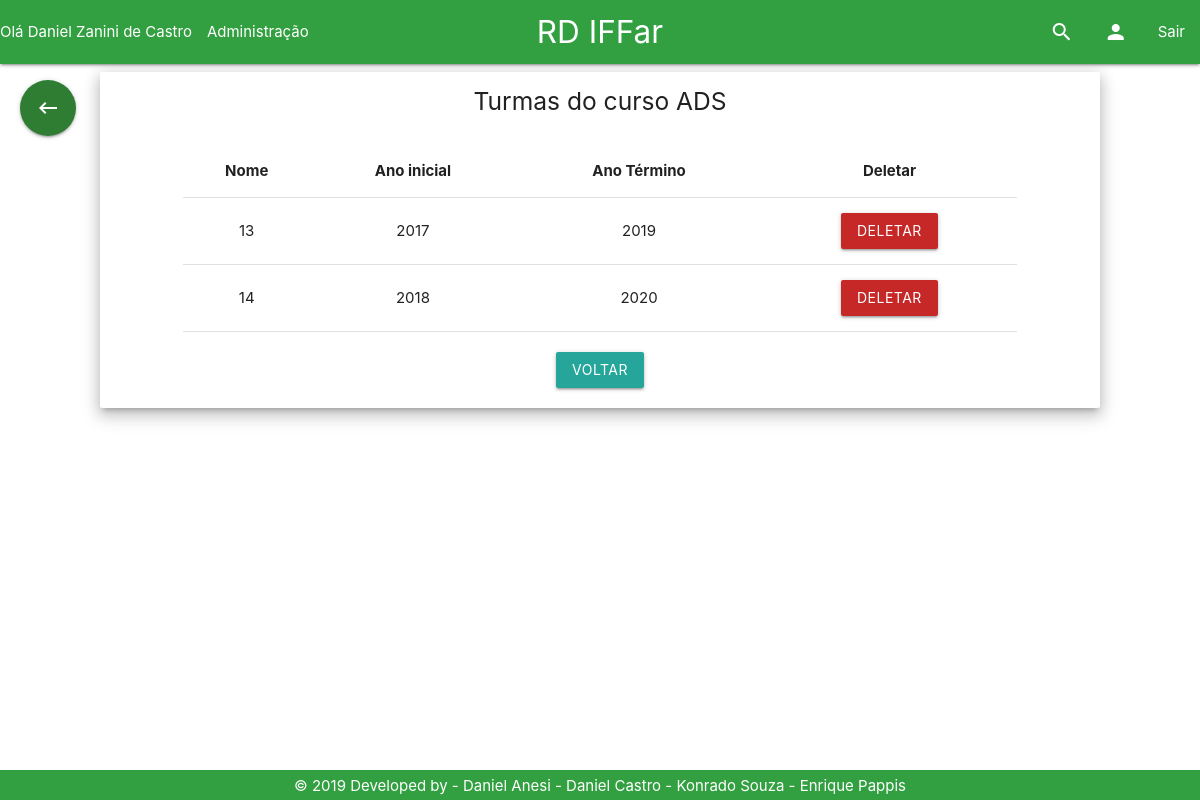
Screenshot of /Tela/listagemTurma.php?id_curso=1 (signed in) with the database file from the repository.
### tables this page shows
CREATE TABLE `curso` (
  `id_curso` int(11) NOT NULL,
  `nome` varchar(120) NOT NULL,
  `matricula_coordenador` int(11) NOT NULL
);

CREATE TABLE `turma` (
  `id_turma` int(11) NOT NULL,
  `id_curso` int(11) NOT NULL,
  `nome` varchar(20) NOT NULL,
  `ano_inicio` int(4) NOT NULL,
  `ano_fim` int(4) NOT NULL
);

### Controle/cursoPDO.php (called while the page is built, shortened)
<?php
if (realpath('./index.php')) {
    include_once './Controle/conexao.php';
    include_once './Modelo/Curso.php';
} else {
    if (realpath('../index.php')) {
        include_once '../Modelo/Curso.php';
    } else {
        if (realpath('../../index.php')) {
            include_once '../../Controle/conexao.php';
            include_once '../../Modelo/Curso.php';
        }
    }
}
class CursoPDO{
    public function selectCursoId_curso($id_curso){
        $con = new conexao();
        $pdo = $con->getConexao();
        $stmt = $pdo->prepare('select * from curso where id_curso = :id_curso;');
        $stmt->bindValue(':id_curso', $id_curso);
        $stmt->execute();
        if ($stmt->rowCount() > 0) {
            return $stmt;
        } else {
            return false;
        }
    }
            }

### Modelo/Curso.php (called while the page is built, shortened)
<?php
class curso{
private $nome;
public function __construct() {
    if (func_num_args() != 0) {
        $atributos = func_get_args()[0];
        }
    }
     public function getNome(){
         return $this->nome;
     }
}

### Controle/turmaPDO.php (called while the page is built, shortened)
<?php
if (realpath('./index.php')) {
    include_once './Controle/conexao.php';
    include_once './Modelo/Turma.php';
} else {
    if (realpath('../index.php')) {
        include_once '../Modelo/Turma.php';
    } else {
        if (realpath('../../index.php')) {
            include_once '../../Controle/conexao.php';
            include_once '../../Modelo/Turma.php';
        }
    }
}
class TurmaPDO{
    public function selectTurmaId_curso($id_curso){
        $con = new conexao();
        $pdo = $con->getConexao();
        $stmt = $pdo->prepare('select * from turma where id_curso = :id_curso;');
        $stmt->bindValue(':id_curso', $id_curso);
        $stmt->execute();
        if ($stmt->rowCount() > 0) {
            return $stmt;
        } else {
            return false;
        }
    }
            }

### Modelo/Turma.php (called while the page is built, shortened)
<?php
class turma{
private $id_turma;
private $nome;
private $ano_inicio;
private $ano_fim;
public function __construct() {
    if (func_num_args() != 0) {
        $atributos = func_get_args()[0];
        }
    }
    function getIdTurma() {
        return $this->id_turma;
    }
     function getNome() {
         return $this->nome;
     }
     public function getAno_inicio(){
         return $this->ano_inicio;
     }
     public function getAno_fim(){
         return $this->ano_fim;
     }
}

### Tela/listagemTurma.php (the view, shortened to what this page needs)
<!DOCTYPE html>
<?php
    include_once '../Base/header.php';
    include_once '../Controle/turmaPDO.php';
    include_once '../Controle/cursoPDO.php';
    include_once '../Modelo/Curso.php';
    include_once '../Modelo/Turma.php';
    $turmaPDO = new TurmaPDO();
    $cursoPDO = new CursoPDO();
    $stmtCurso = $cursoPDO->selectCursoId_curso($_GET['id_curso']);
    $curso = new curso($stmtCurso->fetch());
    $stmtTurma = $turmaPDO->selectTurmaId_curso($_GET['id_curso']);
?>
<html>
<head>
</head>
<body>
<main>
<div class="row">
    <div class="card z-depth-3 col s12 m12 l10 offset-l1">
        <div class="row">
            <h5 class="center">Turmas do curso <?php echo $curso->getNome() ?></h5>
        </div>
        <div class="row">
            <?php
                if ($stmtTurma) {
                    $turmas = $stmtTurma->fetchAll();?>
                    <table class="col s10 offset-s1 hide-on-small-only hide-on-med-only">
                        <thead>
                        <tr>
                            <th class="center">Nome</th>
                            <th class="center">Ano inicial</th>
                            <th class="center">Ano Término</th>
                            <th class="center">Deletar</th
                        </tr>
                        <?php
                            foreach ($turmas as $linha) {
                                $turma = new turma($linha);
                                ?>
                                <tr>
                                    <td class="center"><?php echo $turma->getNome(); ?></td>
                                    <td class="center"><?php echo $turma->getAno_inicio(); ?></td>
                                    <td class="center"><?php echo $turma->getAno_fim(); ?></td>
                                    <td class="center"><a
                                                href="../Controle/turmaControle.php?function=deletar&id_turma=<?php echo $turma->getIdTurma(); ?>&id_curso=<?php echo $_GET['id_curso'] ?>" class="btn red darken-3">Deletar</a>
                                    </td>
                                </tr>
                                <?php
                            }
                        ?>
                        </thead>
                    </table>
                    <?php
                } else {
                    echo "<h5 class='center'>Nenhuma turma encontrado</h5>";
                }
            ?>
        </div>
        <div class="row center">
            <a href="./listagemCurso.php" class="btn">Voltar</a>
        </div>
    </div>
</div>
<?php
    include_once '../Base/footer.php';
?>
</main>
</body>
</html>

### css/custom.css (style rules this page uses)
body { display: flex; min-height: 100vh; flex-direction: column; }
main { flex: 1 0 auto; }

### rows the page displays
curso: nome "ADS"
turma: nome "13", ano_inicio "2017", ano_fim "2019"
turma: nome "14", ano_inicio "2018", ano_fim "2020"

### other values shown
$logado->getNome() "Daniel Zanini de Castro"
